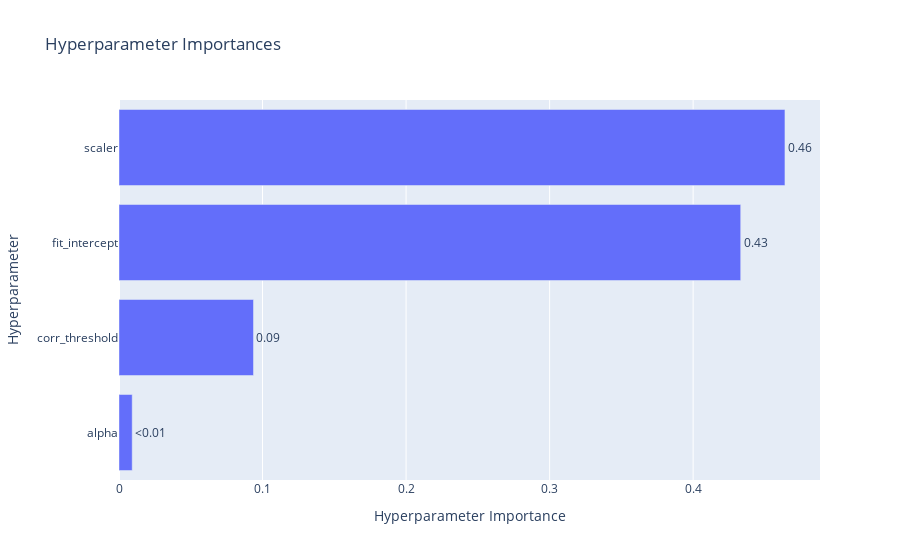

Notebook cell for this chart:
### Code cell
vis.plot_param_importances(study=study)

### Figure 1 — Plotly figure (JSON) as saved in the notebook; plotly's stock layout.template omitted (floating-point values rounded to 4 significant figures)
{"data": [{"cliponaxis": false, "hovertemplate": ["alpha (FloatDistribution): 0.009206392127314016<extra></extra>", "corr_threshold (FloatDistribution): 0.09369547671404377<extra></extra>", "fit_intercept (CategoricalDistribution): 0.43313623173301735<extra></extra>", "scaler (CategoricalDistribution): 0.4639618994256248<extra></extra>"], "name": "Objective Value", "orientation": "h", "text": ["<0.01", "0.09", "0.43", "0.46"], "textposition": "outside", "type": "bar", "x": [0.009206, 0.0937, 0.4331, 0.464], "y": ["alpha", "corr_threshold", "fit_intercept", "scaler"]}], "layout": {"title": {"text": "Hyperparameter Importances"}, "xaxis": {"title": {"text": "Hyperparameter Importance"}}, "yaxis": {"title": {"text": "Hyperparameter"}}}}
